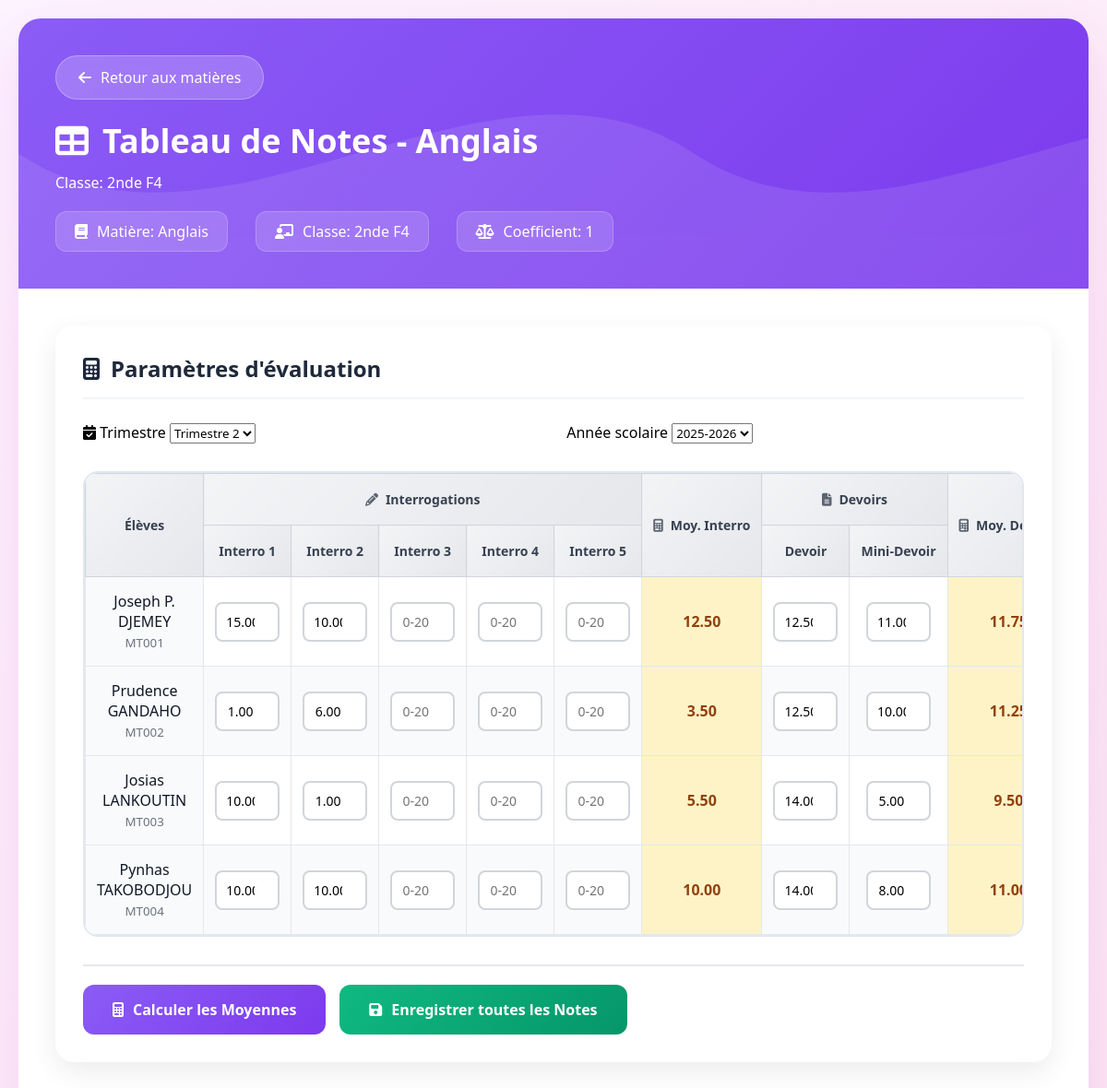
Page /Ecole/notes/notes_matiere.php?classe_id=6&matiere_id=20 (signed in) on the committed database.
### tables this page shows
CREATE TABLE `matieres` (
  `id` int(11) NOT NULL,
  `nom_matiere` varchar(50) DEFAULT NULL,
  `coefficient` int(11) DEFAULT 1
);

CREATE TABLE `classes` (
  `id` int(11) NOT NULL,
  `nom_classe` varchar(20) NOT NULL
);

CREATE TABLE `eleves` (
  `id` int(11) NOT NULL,
  `matricule` varchar(30) DEFAULT NULL,
  `nom` varchar(50) DEFAULT NULL,
  `prenom` varchar(50) DEFAULT NULL,
  `classe_id` int(11) DEFAULT NULL,
  `date_naissance` date NOT NULL,
  `lieu_naissance` varchar(100) NOT NULL,
  `sexe` enum('M','F') NOT NULL
);

CREATE TABLE `notes` (
  `id` int(11) NOT NULL,
  `eleve_id` int(11) NOT NULL,
  `matiere_id` int(11) NOT NULL,
  `type_note` enum('interro','mini_dev','dev_hebdo','compo') NOT NULL,
  `numero_interro` int(11) DEFAULT NULL,
  `note` decimal(4,2) NOT NULL,
  `date_note` date DEFAULT NULL,
  `trimestre_id` int(11) DEFAULT NULL,
  `annee_id` int(11) DEFAULT NULL
);

### Ecole/notes/notes_matiere.php (the view, shortened to what this page needs)
<?php
require_once '../config/database.php';
$classe_id = (int)$_GET['classe_id'];
$matiere_id = (int)$_GET['matiere_id'];
$stmt = $pdo->prepare("SELECT * FROM classes WHERE id = ?");
$stmt->execute([$classe_id]);
$classe = $stmt->fetch();
$stmt = $pdo->prepare("SELECT * FROM matieres WHERE id = ?");
$stmt->execute([$matiere_id]);
$matiere = $stmt->fetch();
$stmt = $pdo->prepare("SELECT * FROM eleves WHERE classe_id = ? ORDER BY nom, prenom");
$stmt->execute([$classe_id]);
$eleves = $stmt->fetchAll();
$stmt = $pdo->prepare("
    SELECT n.*, e.nom, e.prenom, e.matricule,
           t.nom as trimestre_nom, a.libelle as annee_libelle
    FROM notes n
    JOIN eleves e ON n.eleve_id = e.id
    JOIN trimestres t ON n.trimestre_id = t.id
    JOIN annees_scolaires a ON n.annee_id = a.id
    WHERE n.matiere_id = ? AND e.classe_id = ?
    ORDER BY e.nom, e.prenom, t.ordre, n.type_note, n.date_note
");
$stmt->execute([$matiere_id, $classe_id]);
$notes = $stmt->fetchAll();
$notes_par_eleve = [];
foreach ($notes as $note) {
    $notes_par_eleve[$note['eleve_id']][$note['type_note']][] = $note;
}
$trimestres = $pdo->query("SELECT * FROM trimestres WHERE actif = 1 ORDER BY ordre")->fetchAll();
$annees = $pdo->query("SELECT * FROM annees_scolaires WHERE active = 1")->fetchAll();
?>
<!DOCTYPE html>
<html lang="fr">
<head>
    <link rel="stylesheet" href="https://cdnjs.cloudflare.com/ajax/libs/font-awesome/6.4.0/css/all.min.css">
</head>
<body>
    <div class="container">
        <div class="header">
            <div class="header-content">
                <a href="matieres.php?classe_id=<?= $classe_id ?>" class="back-btn">
                    <i class="fas fa-arrow-left"></i>
                    Retour aux matières
                </a>
                <h1><i class="fas fa-table"></i> Tableau de Notes -
                    <?php echo htmlspecialchars($matiere['nom_matiere']); ?></h1>
                <p>Classe: <?php echo htmlspecialchars($classe['nom_classe']); ?></p>
                <div class="header-info">
                    <div class="info-item">
                        <i class="fas fa-book"></i>
                        <span>Matière: <?php echo htmlspecialchars($matiere['nom_matiere']); ?></span>
                    </div>
                    <div class="info-item">
                        <i class="fas fa-chalkboard-teacher"></i>
                        <span>Classe: <?php echo htmlspecialchars($classe['nom_classe']); ?></span>
                    </div>
                    <div class="info-item">
                        <i class="fas fa-balance-scale"></i>
                        <span>Coefficient: <?php echo $matiere['coefficient']; ?></span>
                    </div>
                </div>
            </div>
        </div>
        <div class="content">
            <div class="section">
                <h2 class="section-title">
                    <i class="fas fa-calculator"></i>
                    Paramètres d'évaluation
                </h2>
                <form method="POST" action="" id="notesForm">
                    <div style="display: grid; grid-template-columns: repeat(auto-fit, minmax(250px, 1fr)); gap: 20px;">
                        <div class="form-group">
                            <label for="trimestre_id"><i class="fas fa-calendar-check"></i> Trimestre</label>
                            <select id="trimestre_id" name="trimestre_id" required>
                                <?php foreach ($trimestres as $trimestre): ?>
                                <option value="<?= $trimestre['id'] ?>">
                                    <?php echo htmlspecialchars($trimestre['nom']); ?>
                                </option>
                                <?php endforeach; ?>
                            </select>
                        </div>
                        <div class="form-group">
                            <label for="annee_id"><i class="fas fa-calendar-star"></i> Année scolaire</label>
                            <select id="annee_id" name="annee_id" required>
                                <?php foreach ($annees as $annee): ?>
                                <option value="<?= $annee['id'] ?>">
                                    <?php echo htmlspecialchars($annee['libelle']); ?>
                                </option>
                                <?php endforeach; ?>
                            </select>
                        </div>
                    </div>
                    <div class="notes-table-container">
                        <table class="notes-table">
                            <thead>
                                <tr>
                                    <th rowspan="2" class="student-cell">Élèves</th>
                                    <th colspan="5" class="interro-group">
                                        <i class="fas fa-pencil-alt table-icon"></i>Interrogations
                                    </th>
                                    <th rowspan="2" class="moyenne-group">
                                        <i class="fas fa-calculator table-icon"></i>Moy. Interro
                                    </th>
                                    <th colspan="2" class="devoir-group">
                                        <i class="fas fa-file-alt table-icon"></i>Devoirs
                                    </th>
                                    <th rowspan="2" class="moyenne-group">
                                        <i class="fas fa-calculator table-icon"></i>Moy. Devoirs
                                    </th>
                                </tr>
                                <tr>
                                    <th class="interro-group">Interro 1</th>
                                    <th class="interro-group">Interro 2</th>
                                    <th class="interro-group">Interro 3</th>
                                    <th class="interro-group">Interro 4</th>
                                    <th class="interro-group">Interro 5</th>
                                    <th class="devoir-group">Devoir</th>
                                    <th class="devoir-group">Mini-Devoir</th>
                                </tr>
                            </thead>
                            <tbody>
                                <?php foreach ($eleves as $index => $eleve):
                                    $eleve_id = $eleve['id'];
                                    $eleve_notes = $notes_par_eleve[$eleve_id] ?? [];
                                    $interro1 = '';
                                    $interro2 = '';
                                    $interro3 = '';
                                    $interro4 = '';
                                    $interro5 = '';
                                    $devoir = '';
                                    $mini_devoir = '';
                                    if (isset($eleve_notes['interro'])) {
                                        foreach ($eleve_notes['interro'] as $note) {
    switch ($note['numero_interro']) {
        case 1: $interro1 = $note['note']; break;
        case 2: $interro2 = $note['note']; break;
    }
}
                                    }
                                    if (isset($eleve_notes['dev_hebdo'][0])) {
                                        $devoir = $eleve_notes['dev_hebdo'][0]['note'];
                                    }
                                    if (isset($eleve_notes['mini_dev'][0])) {
                                        $mini_devoir = $eleve_notes['mini_dev'][0]['note'];
                                    }
                                ?>
                                <tr data-eleve-id="<?= $eleve_id ?>">
                                    <td class="student-cell">
                                        <?php echo htmlspecialchars($eleve['prenom'] . ' ' . $eleve['nom']); ?><br>
                                        <small
                                            style="color: #6b7280;"><?php echo htmlspecialchars($eleve['matricule']); ?></small>
                                    </td>
                                    <td><input type="number" name="interro_<?= $eleve_id ?>_1" value="<?= $interro1 ?>"
                                            min="0" max="20" step="0.01" placeholder="0-20"></td>
                                    <td><input type="number" name="interro_<?= $eleve_id ?>_2" value="<?= $interro2 ?>"
                                            min="0" max="20" step="0.01" placeholder="0-20"></td>
                                    <td><input type="number" name="interro_<?= $eleve_id ?>_3" value="<?= $interro3 ?>"
                                            min="0" max="20" step="0.01" placeholder="0-20"></td>
                                    <td><input type="number" name="interro_<?= $eleve_id ?>_4" value="<?= $interro4 ?>"
                                            min="0" max="20" step="0.01" placeholder="0-20"></td>
                                    <td><input type="number" name="interro_<?= $eleve_id ?>_5" value="<?= $interro5 ?>"
                                            min="0" max="20" step="0.01" placeholder="0-20"></td>
                                    <td class="calculated-cell" id="moy_interro_<?= $eleve_id ?>">0.00</td>
                                    <td><input type="number" name="devoir_<?= $eleve_id ?>" value="<?= $devoir ?>"
                                            min="0" max="20" step="0.01" placeholder="0-20"></td>
                                    <td><input type="number" name="mini_devoir_<?= $eleve_id ?>"
                                            value="<?= $mini_devoir ?>" min="0" max="20" step="0.01" placeholder="0-20">
                                    </td>
                                    <td class="calculated-cell" id="moy_devoirs_<?= $eleve_id ?>">0.00</td>
                                </tr>
                                <?php endforeach; ?>
                            </tbody>
                        </table>
                    </div>
                    <div class="action-buttons">
                        <button type="button" class="btn-calculate" onclick="calculerMoyennes()">
                            <i class="fas fa-calculator"></i> Calculer les Moyennes
                        </button>
                        <button type="submit" name="enregistrer_notes" class="btn-save">
                            <i class="fas fa-save"></i> Enregistrer toutes les Notes
                        </button>
                    </div>
                </form>
            </div>
        </div>
    </div>
</body>
</html>

### Ecole/notes/notes_matiere.php (style rules this page uses)
* { margin: 0; padding: 0; box-sizing: border-box; font-family: 'Segoe UI', Tahoma, Geneva, Verdana, sans-serif; }
body { background: linear-gradient(135deg, #fdf4ff 0%, #fce7f3 100%); min-height: 100vh; padding: 20px; }
.container { max-width: 100%; margin: 0 auto; background: white; border-radius: 24px; box-shadow: 0 25px 70px rgba(192, 38, 211, 0.15); overflow: hidden; animation: fadeIn 0.6s ease-out; }
.header { background: linear-gradient(135deg, #8b5cf6 0%, #7c3aed 100%); color: white; padding: 40px; position: relative; overflow: hidden; }
.header::before { content: ''; position: absolute; top: 0; left: 0; right: 0; bottom: 0; background-size: cover; }
.header-content { position: relative; z-index: 2; }
.back-btn { display: inline-flex; align-items: center; gap: 10px; padding: 12px 24px; background: rgba(255, 255, 255, 0.2); color: white; text-decoration: none; border-radius: 50px; margin-bottom: 20px; backdrop-filter: blur(10px); border: 1px solid rgba(255, 255, 255, 0.3); transition: all 0.3s ease; }
.header h1 { font-size: 36px; font-weight: 700; margin-bottom: 10px; display: flex; align-items: center; gap: 15px; }
.header-info { display: flex; align-items: center; gap: 30px; margin-top: 20px; flex-wrap: wrap; }
.info-item { display: flex; align-items: center; gap: 10px; background: rgba(255, 255, 255, 0.15); padding: 10px 20px; border-radius: 12px; backdrop-filter: blur(10px); border: 1px solid rgba(255, 255, 255, 0.2); }
.content { padding: 40px; }
.section { background: white; border-radius: 20px; padding: 30px; margin-bottom: 30px; box-shadow: 0 10px 30px rgba(0, 0, 0, 0.08); }
.section-title { font-size: 24px; color: #1e293b; margin-bottom: 25px; display: flex; align-items: center; gap: 12px; padding-bottom: 15px; border-bottom: 2px solid #f1f5f9; }
.notes-table-container { overflow-x: auto; margin-top: 30px; border-radius: 16px; border: 2px solid #e2e8f0; }
.notes-table { width: 100%; border-collapse: collapse; min-width: 1200px; }
.notes-table th { background: linear-gradient(135deg, #f3f4f6, #e5e7eb); color: #374151; font-weight: 600; text-align: center; padding: 18px 12px; border: 1px solid #d1d5db; font-size: 14px; white-space: nowrap; }
.notes-table td { padding: 15px 12px; border: 1px solid #e5e7eb; text-align: center; vertical-align: middle; }
.student-cell { background: #f9fafb; font-weight: 500; color: #111827; text-align: left; padding-left: 20px; position: sticky; left: 0; z-index: 2; border-right: 2px solid #d1d5db; }
.notes-table input[type="number"] { width: 70px; padding: 10px; border: 2px solid #d1d5db; border-radius: 8px; font-size: 14px; text-align: center; background: white; transition: all 0.3s ease; }
.calculated-cell { background: #fef3c7; font-weight: 600; color: #92400e; min-width: 80px; }
.notes-table tr:nth-child(even) { background: #f9fafb; }
.action-buttons { display: flex; gap: 15px; margin-top: 30px; padding-top: 20px; border-top: 2px solid #e5e7eb; }
.btn-save { padding: 16px 32px; background: linear-gradient(135deg, #10b981, #059669); color: white; border: none; border-radius: 12px; font-size: 16px; font-weight: 600; cursor: pointer; transition: all 0.3s ease; display: flex; align-items: center; gap: 10px; }
.btn-calculate { padding: 16px 32px; background: linear-gradient(135deg, #8b5cf6, #7c3aed); color: white; border: none; border-radius: 12px; font-size: 16px; font-weight: 600; cursor: pointer; transition: all 0.3s ease; display: flex; align-items: center; gap: 10px; }
.table-icon { margin-right: 8px; font-size: 14px; opacity: 0.8; }

### rows in the picture
matieres: nom_matiere "Anglais", coefficient "1"
classes: nom_classe "2nde F4"
eleves: prenom+nom "Joseph P. DJEMEY", matricule "MT001", id.note "12.50", id.note "11.00"
notes: note "15.00"
notes: note "10.00"
eleves: prenom+nom "Prudence GANDAHO", matricule "MT002", id.note "12.50", id.note "10.00"
notes: note "1.00"
notes: note "6.00"
eleves: prenom+nom "Josias LANKOUTIN", matricule "MT003", id.note "14.00", id.note "5.00"
notes: note "10.00"
notes: note "1.00"
eleves: prenom+nom "Pynhas TAKOBODJOU", matricule "MT004", id.note "14.00", id.note "8.00"
notes: note "10.00"
notes: note "10.00"

### other values in the picture
form field trimestre_id "Trimestre 2"
form field annee_id "2025-2026"
